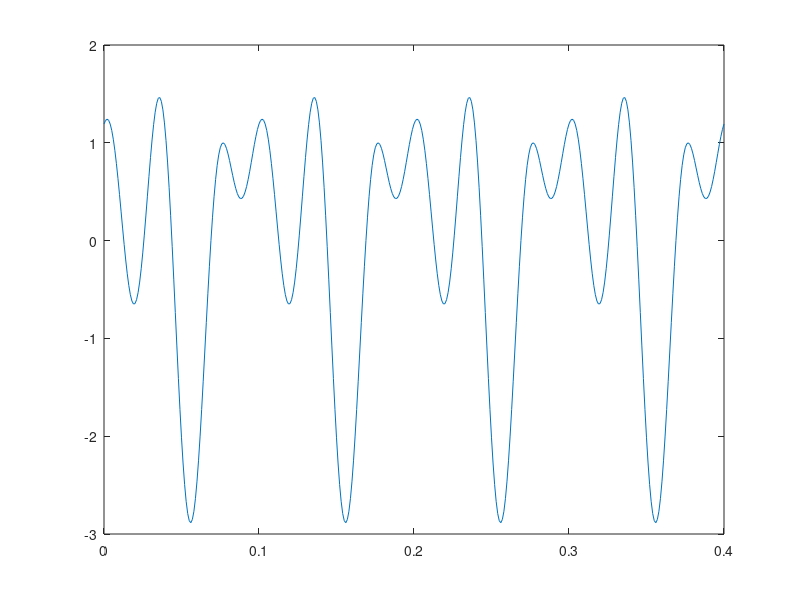

Write MATLAB code to recreate this figure. (Note: this script raises an error after producing the figure.)
Ta = 0.001;
N = 3;
A = [1,1,1];
f = [10,20,30];

mdc1 = gcd(f(1),f(2));
f1 = gcd(mdc1,f(3));
T = 1/f1;

t = 0:Ta:4*T;

psi = rand(1,3)*2*pi-pi;

soma = 0;
for i = 1:N
    soma = soma + A(i)*sin(2*pi*f(i)*t+psi(i));
end

plot(t,soma);

p = CalculaPotencia(soma,Ta,T);
